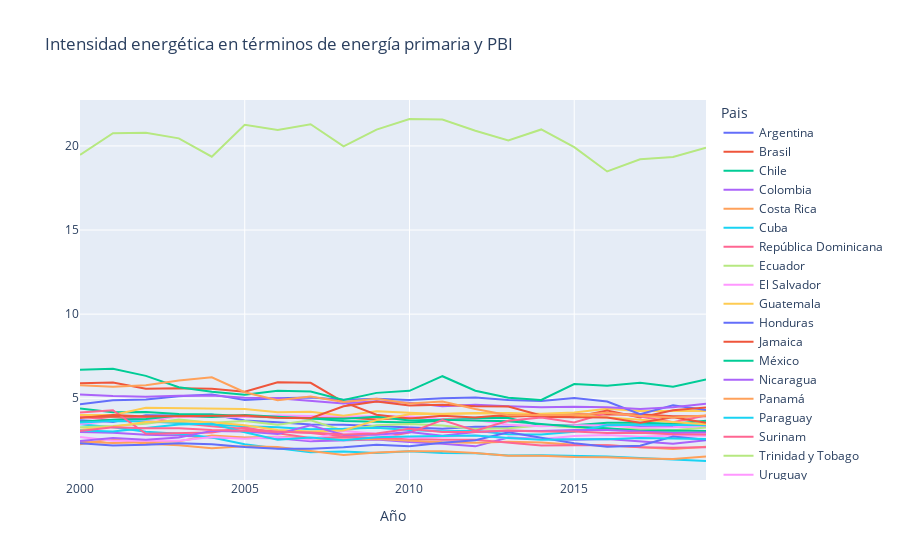

Source (notebook cell):
### Code cell
df = df[(df['Pais']!= 'Canadá') & (df['Pais']!= 'Estados Unidos')].copy()
columna = 'intensidad_energetica_medida_en_terminos_de_energia_primaria_y_PBI'
fig = px.line(df, 'Anio', columna, color='Pais',
              labels={'Anio':'Año', columna: ''},
              title = 'Intensidad energética en términos de energía primaria y PBI')
fig.show()

### Figure 1 — Plotly figure (JSON) as saved in the notebook; plotly's stock layout.template omitted (floating-point values rounded to 4 significant figures)
{"data": [{"hovertemplate": "Pais=Argentina<br>Año=%{x}<br>=%{y}<extra></extra>", "legendgroup": "Argentina", "line": {"color": "#636efa", "dash": "solid"}, "marker": {"symbol": "circle"}, "mode": "lines", "name": "Argentina", "orientation": "v", "showlegend": true, "type": "scatter", "x": [2000, 2001, 2002, 2003, 2004, 2005, 2006, 2007, 2008, 2009, 2010, 2011, 2012, 2013, 2014, 2015, 2016, 2017, 2018, 2019], "xaxis": "x", "y": [3.69, 3.59, 3.99, 3.97, 4.04, 3.68, 3.58, 3.44, 3.42, 3.35, 3.26, 3.18, 3.3, 3.31, 3.4, 3.36, 3.41, 3.32, 3.31, 3.35], "yaxis": "y"}, {"hovertemplate": "Pais=Brasil<br>Año=%{x}<br>=%{y}<extra></extra>", "legendgroup": "Brasil", "line": {"color": "#EF553B", "dash": "solid"}, "marker": {"symbol": "circle"}, "mode": "lines", "name": "Brasil", "orientation": "v", "showlegend": true, "type": "scatter", "x": [2000, 2001, 2002, 2003, 2004, 2005, 2006, 2007, 2008, 2009, 2010, 2011, 2012, 2013, 2014, 2015, 2016, 2017, 2018, 2019], "xaxis": "x", "y": [3.88, 3.9, 3.89, 3.91, 3.9, 3.88, 3.86, 3.84, 3.86, 3.74, 3.85, 3.75, 3.82, 3.88, 3.98, 4.05, 4.03, 4.05, 3.93, 3.93], "yaxis": "y"}, {"hovertemplate": "Pais=Chile<br>Año=%{x}<br>=%{y}<extra></extra>", "legendgroup": "Chile", "line": {"color": "#00cc96", "dash": "solid"}, "marker": {"symbol": "circle"}, "mode": "lines", "name": "Chile", "orientation": "v", "showlegend": true, "type": "scatter", "x": [2000, 2001, 2002, 2003, 2004, 2005, 2006, 2007, 2008, 2009, 2010, 2011, 2012, 2013, 2014, 2015, 2016, 2017, 2018, 2019], "xaxis": "x", "y": [4.39, 4.17, 4.19, 4.07, 4.04, 3.94, 3.86, 3.81, 3.65, 3.61, 3.56, 3.66, 3.84, 3.82, 3.39, 3.39, 3.54, 3.55, 3.49, 3.66], "yaxis": "y"}, {"hovertemplate": "Pais=Colombia<br>Año=%{x}<br>=%{y}<extra></extra>", "legendgroup": "Colombia", "line": {"color": "#ab63fa", "dash": "solid"}, "marker": {"symbol": "circle"}, "mode": "lines", "name": "Colombia", "orientation": "v", "showlegend": true, "type": "scatter", "x": [2000, 2001, 2002, 2003, 2004, 2005, 2006, 2007, 2008, 2009, 2010, 2011, 2012, 2013, 2014, 2015, 2016, 2017, 2018, 2019], "xaxis": "x", "y": [3, 2.95, 2.83, 2.78, 2.66, 2.65, 2.62, 2.44, 2.48, 2.55, 2.4, 2.3, 2.14, 2.66, 2.58, 2.53, 2.58, 2.44, 2.29, 2.51], "yaxis": "y"}, {"hovertemplate": "Pais=Costa Rica<br>Año=%{x}<br>=%{y}<extra></extra>", "legendgroup": "Costa Rica", "line": {"color": "#FFA15A", "dash": "solid"}, "marker": {"symbol": "circle"}, "mode": "lines", "name": "Costa Rica", "orientation": "v", "showlegend": true, "type": "scatter", "x": [2000, 2001, 2002, 2003, 2004, 2005, 2006, 2007, 2008, 2009, 2010, 2011, 2012, 2013, 2014, 2015, 2016, 2017, 2018, 2019], "xaxis": "x", "y": [2.41, 2.34, 2.39, 2.44, 2.78, 2.67, 2.71, 2.64, 2.54, 2.58, 2.47, 2.38, 2.36, 2.42, 2.37, 2.23, 2.2, 2.09, 1.98, 2.11], "yaxis": "y"}, {"hovertemplate": "Pais=Cuba<br>Año=%{x}<br>=%{y}<extra></extra>", "legendgroup": "Cuba", "line": {"color": "#19d3f3", "dash": "solid"}, "marker": {"symbol": "circle"}, "mode": "lines", "name": "Cuba", "orientation": "v", "showlegend": true, "type": "scatter", "x": [2000, 2001, 2002, 2003, 2004, 2005, 2006, 2007, 2008, 2009, 2010, 2011, 2012, 2013, 2014, 2015, 2016, 2017, 2018, 2019], "xaxis": "x", "y": [3.46, 3.28, 3.01, 2.89, 2.67, 2.27, 2.02, 1.79, 1.83, 1.75, 1.85, 1.74, 1.73, 1.6, 1.61, 1.57, 1.54, 1.45, 1.37, 1.27], "yaxis": "y"}, {"hovertemplate": "Pais=República Dominicana<br>Año=%{x}<br>=%{y}<extra></extra>", "legendgroup": "República Dominicana", "line": {"color": "#FF6692", "dash": "solid"}, "marker": {"symbol": "circle"}, "mode": "lines", "name": "República Dominicana", "orientation": "v", "showlegend": true, "type": "scatter", "x": [2000, 2001, 2002, 2003, 2004, 2005, 2006, 2007, 2008, 2009, 2010, 2011, 2012, 2013, 2014, 2015, 2016, 2017, 2018, 2019], "xaxis": "x", "y": [3.9, 3.7, 3.87, 3.53, 3.34, 3.19, 3.03, 2.93, 2.73, 2.64, 2.57, 2.54, 2.54, 2.36, 2.19, 2.21, 2.21, 2.09, 2.06, 2.08], "yaxis": "y"}, {"hovertemplate": "Pais=Ecuador<br>Año=%{x}<br>=%{y}<extra></extra>", "legendgroup": "Ecuador", "line": {"color": "#B6E880", "dash": "solid"}, "marker": {"symbol": "circle"}, "mode": "lines", "name": "Ecuador", "orientation": "v", "showlegend": true, "type": "scatter", "x": [2000, 2001, 2002, 2003, 2004, 2005, 2006, 2007, 2008, 2009, 2010, 2011, 2012, 2013, 2014, 2015, 2016, 2017, 2018, 2019], "xaxis": "x", "y": [3.27, 3.35, 3.48, 3.73, 3.54, 3.65, 3.43, 3.69, 3.07, 3.39, 3.47, 3.38, 3.17, 3.21, 3.38, 3.26, 3.16, 3.18, 3.1, 3.26], "yaxis": "y"}, {"hovertemplate": "Pais=El Salvador<br>Año=%{x}<br>=%{y}<extra></extra>", "legendgroup": "El Salvador", "line": {"color": "#FF97FF", "dash": "solid"}, "marker": {"symbol": "circle"}, "mode": "lines", "name": "El Salvador", "orientation": "v", "showlegend": true, "type": "scatter", "x": [2000, 2001, 2002, 2003, 2004, 2005, 2006, 2007, 2008, 2009, 2010, 2011, 2012, 2013, 2014, 2015, 2016, 2017, 2018, 2019], "xaxis": "x", "y": [3.47, 3.65, 3.69, 3.9, 3.9, 3.89, 3.98, 3.95, 3.91, 3.93, 3.91, 3.75, 3.71, 3.43, 3.33, 3.39, 3.38, 3.25, 3.27, 3.37], "yaxis": "y"}, {"hovertemplate": "Pais=Guatemala<br>Año=%{x}<br>=%{y}<extra></extra>", "legendgroup": "Guatemala", "line": {"color": "#FECB52", "dash": "solid"}, "marker": {"symbol": "circle"}, "mode": "lines", "name": "Guatemala", "orientation": "v", "showlegend": true, "type": "scatter", "x": [2000, 2001, 2002, 2003, 2004, 2005, 2006, 2007, 2008, 2009, 2010, 2011, 2012, 2013, 2014, 2015, 2016, 2017, 2018, 2019], "xaxis": "x", "y": [4, 4.01, 4.43, 4.4, 4.4, 4.36, 4.17, 4.2, 3.96, 4.22, 4.14, 4.06, 4.13, 4.09, 4.08, 4.16, 4.37, 4.24, 4.25, 4.24], "yaxis": "y"}, {"hovertemplate": "Pais=Honduras<br>Año=%{x}<br>=%{y}<extra></extra>", "legendgroup": "Honduras", "line": {"color": "#636efa", "dash": "solid"}, "marker": {"symbol": "circle"}, "mode": "lines", "name": "Honduras", "orientation": "v", "showlegend": true, "type": "scatter", "x": [2000, 2001, 2002, 2003, 2004, 2005, 2006, 2007, 2008, 2009, 2010, 2011, 2012, 2013, 2014, 2015, 2016, 2017, 2018, 2019], "xaxis": "x", "y": [4.65, 4.88, 4.93, 5.12, 5.23, 4.89, 5, 5.04, 4.91, 4.97, 4.9, 5, 5.05, 4.9, 4.83, 5.02, 4.81, 4.05, 4.58, 4.3], "yaxis": "y"}, {"hovertemplate": "Pais=Jamaica<br>Año=%{x}<br>=%{y}<extra></extra>", "legendgroup": "Jamaica", "line": {"color": "#EF553B", "dash": "solid"}, "marker": {"symbol": "circle"}, "mode": "lines", "name": "Jamaica", "orientation": "v", "showlegend": true, "type": "scatter", "x": [2000, 2001, 2002, 2003, 2004, 2005, 2006, 2007, 2008, 2009, 2010, 2011, 2012, 2013, 2014, 2015, 2016, 2017, 2018, 2019], "xaxis": "x", "y": [5.89, 5.93, 5.56, 5.6, 5.56, 5.39, 5.95, 5.92, 4.77, 4.02, 3.8, 3.96, 3.85, 4.02, 3.89, 3.87, 4.27, 3.86, 4.28, 4.45], "yaxis": "y"}, {"hovertemplate": "Pais=México<br>Año=%{x}<br>=%{y}<extra></extra>", "legendgroup": "México", "line": {"color": "#00cc96", "dash": "solid"}, "marker": {"symbol": "circle"}, "mode": "lines", "name": "México", "orientation": "v", "showlegend": true, "type": "scatter", "x": [2000, 2001, 2002, 2003, 2004, 2005, 2006, 2007, 2008, 2009, 2010, 2011, 2012, 2013, 2014, 2015, 2016, 2017, 2018, 2019], "xaxis": "x", "y": [3.6, 3.72, 3.76, 3.97, 3.89, 4.01, 3.9, 3.8, 3.78, 3.9, 3.68, 3.72, 3.68, 3.64, 3.47, 3.3, 3.21, 3.07, 3.09, 3.06], "yaxis": "y"}, {"hovertemplate": "Pais=Nicaragua<br>Año=%{x}<br>=%{y}<extra></extra>", "legendgroup": "Nicaragua", "line": {"color": "#ab63fa", "dash": "solid"}, "marker": {"symbol": "circle"}, "mode": "lines", "name": "Nicaragua", "orientation": "v", "showlegend": true, "type": "scatter", "x": [2000, 2001, 2002, 2003, 2004, 2005, 2006, 2007, 2008, 2009, 2010, 2011, 2012, 2013, 2014, 2015, 2016, 2017, 2018, 2019], "xaxis": "x", "y": [5.23, 5.13, 5.09, 5.15, 5.16, 5.03, 5, 4.84, 4.69, 4.82, 4.73, 4.53, 4.61, 4.53, 4.46, 4.5, 4.46, 4.36, 4.46, 4.68], "yaxis": "y"}, {"hovertemplate": "Pais=Panamá<br>Año=%{x}<br>=%{y}<extra></extra>", "legendgroup": "Panamá", "line": {"color": "#FFA15A", "dash": "solid"}, "marker": {"symbol": "circle"}, "mode": "lines", "name": "Panamá", "orientation": "v", "showlegend": true, "type": "scatter", "x": [2000, 2001, 2002, 2003, 2004, 2005, 2006, 2007, 2008, 2009, 2010, 2011, 2012, 2013, 2014, 2015, 2016, 2017, 2018, 2019], "xaxis": "x", "y": [2.27, 2.58, 2.29, 2.2, 2.03, 2.14, 2.1, 1.87, 1.63, 1.77, 1.85, 1.85, 1.74, 1.58, 1.58, 1.51, 1.49, 1.42, 1.39, 1.54], "yaxis": "y"}, {"hovertemplate": "Pais=Paraguay<br>Año=%{x}<br>=%{y}<extra></extra>", "legendgroup": "Paraguay", "line": {"color": "#19d3f3", "dash": "solid"}, "marker": {"symbol": "circle"}, "mode": "lines", "name": "Paraguay", "orientation": "v", "showlegend": true, "type": "scatter", "x": [2000, 2001, 2002, 2003, 2004, 2005, 2006, 2007, 2008, 2009, 2010, 2011, 2012, 2013, 2014, 2015, 2016, 2017, 2018, 2019], "xaxis": "x", "y": [3.56, 3.65, 3.62, 3.55, 3.44, 3.33, 3.27, 3.16, 3.18, 3.25, 3.12, 3.04, 3.07, 2.86, 2.84, 3.01, 3.4, 3.42, 3.4, 3.39], "yaxis": "y"}, {"hovertemplate": "Pais=Surinam<br>Año=%{x}<br>=%{y}<extra></extra>", "legendgroup": "Surinam", "line": {"color": "#FF6692", "dash": "solid"}, "marker": {"symbol": "circle"}, "mode": "lines", "name": "Surinam", "orientation": "v", "showlegend": true, "type": "scatter", "x": [2000, 2001, 2002, 2003, 2004, 2005, 2006, 2007, 2008, 2009, 2010, 2011, 2012, 2013, 2014, 2015, 2016, 2017, 2018, 2019], "xaxis": "x", "y": [4.15, 4.29, 2.89, 2.91, 2.96, 3.26, 2.92, 2.64, 2.68, 2.62, 2.96, 3.7, 3.07, 3.66, 3.85, 3.56, 4.14, 3.91, 3.57, 3.97], "yaxis": "y"}, {"hovertemplate": "Pais=Trinidad y Tobago<br>Año=%{x}<br>=%{y}<extra></extra>", "legendgroup": "Trinidad y Tobago", "line": {"color": "#B6E880", "dash": "solid"}, "marker": {"symbol": "circle"}, "mode": "lines", "name": "Trinidad y Tobago", "orientation": "v", "showlegend": true, "type": "scatter", "x": [2000, 2001, 2002, 2003, 2004, 2005, 2006, 2007, 2008, 2009, 2010, 2011, 2012, 2013, 2014, 2015, 2016, 2017, 2018, 2019], "xaxis": "x", "y": [19.47, 20.76, 20.78, 20.45, 19.36, 21.26, 20.95, 21.29, 19.97, 20.97, 21.6, 21.57, 20.9, 20.32, 20.98, 19.93, 18.48, 19.21, 19.34, 19.9], "yaxis": "y"}, {"hovertemplate": "Pais=Uruguay<br>Año=%{x}<br>=%{y}<extra></extra>", "legendgroup": "Uruguay", "line": {"color": "#FF97FF", "dash": "solid"}, "marker": {"symbol": "circle"}, "mode": "lines", "name": "Uruguay", "orientation": "v", "showlegend": true, "type": "scatter", "x": [2000, 2001, 2002, 2003, 2004, 2005, 2006, 2007, 2008, 2009, 2010, 2011, 2012, 2013, 2014, 2015, 2016, 2017, 2018, 2019], "xaxis": "x", "y": [2.7, 2.47, 2.48, 2.48, 2.69, 2.6, 2.7, 2.53, 3.05, 2.89, 2.63, 2.71, 2.79, 2.62, 2.58, 2.75, 2.82, 2.71, 2.79, 2.77], "yaxis": "y"}, {"hovertemplate": "Pais=Antigua y Barbuda<br>Año=%{x}<br>=%{y}<extra></extra>", "legendgroup": "Antigua y Barbuda", "line": {"color": "#FECB52", "dash": "solid"}, "marker": {"symbol": "circle"}, "mode": "lines", "name": "Antigua y Barbuda", "orientation": "v", "showlegend": true, "type": "scatter", "x": [2000, 2001, 2002, 2003, 2004, 2005, 2006, 2007, 2008, 2009, 2010, 2011, 2012, 2013, 2014, 2015, 2016, 2017, 2018, 2019], "xaxis": "x", "y": [3.13, 3.31, 3.59, 3.63, 3.57, 3.4, 3.12, 3.02, 3.08, 3.7, 4.05, 4.08, 4.08, 4.13, 4.01, 3.98, 3.85, 3.73, 3.57, 3.45], "yaxis": "y"}, {"hovertemplate": "Pais=Bahamas<br>Año=%{x}<br>=%{y}<extra></extra>", "legendgroup": "Bahamas", "line": {"color": "#636efa", "dash": "solid"}, "marker": {"symbol": "circle"}, "mode": "lines", "name": "Bahamas", "orientation": "v", "showlegend": true, "type": "scatter", "x": [2000, 2001, 2002, 2003, 2004, 2005, 2006, 2007, 2008, 2009, 2010, 2011, 2012, 2013, 2014, 2015, 2016, 2017, 2018, 2019], "xaxis": "x", "y": [2.33, 2.19, 2.23, 2.32, 2.27, 2.1, 2, 2, 2.08, 2.23, 2.14, 2.35, 2.5, 2.98, 2.65, 2.33, 2.12, 2.18, 2.72, 2.53], "yaxis": "y"}, {"hovertemplate": "Pais=Barbados<br>Año=%{x}<br>=%{y}<extra></extra>", "legendgroup": "Barbados", "line": {"color": "#EF553B", "dash": "solid"}, "marker": {"symbol": "circle"}, "mode": "lines", "name": "Barbados", "orientation": "v", "showlegend": true, "type": "scatter", "x": [2000, 2001, 2002, 2003, 2004, 2005, 2006, 2007, 2008, 2009, 2010, 2011, 2012, 2013, 2014, 2015, 2016, 2017, 2018, 2019], "xaxis": "x", "y": [3.83, 4.01, 3.91, 3.92, 3.97, 3.97, 3.84, 3.81, 4.52, 4.81, 4.57, 4.61, 4.53, 4.51, 3.98, 3.87, 3.86, 3.55, 3.87, 3.54], "yaxis": "y"}, {"hovertemplate": "Pais=Belice<br>Año=%{x}<br>=%{y}<extra></extra>", "legendgroup": "Belice", "line": {"color": "#00cc96", "dash": "solid"}, "marker": {"symbol": "circle"}, "mode": "lines", "name": "Belice", "orientation": "v", "showlegend": true, "type": "scatter", "x": [2000, 2001, 2002, 2003, 2004, 2005, 2006, 2007, 2008, 2009, 2010, 2011, 2012, 2013, 2014, 2015, 2016, 2017, 2018, 2019], "xaxis": "x", "y": [6.7, 6.75, 6.33, 5.66, 5.39, 5.21, 5.45, 5.4, 4.9, 5.32, 5.44, 6.31, 5.45, 5.03, 4.9, 5.84, 5.75, 5.92, 5.69, 6.12], "yaxis": "y"}, {"hovertemplate": "Pais=Dominica<br>Año=%{x}<br>=%{y}<extra></extra>", "legendgroup": "Dominica", "line": {"color": "#ab63fa", "dash": "solid"}, "marker": {"symbol": "circle"}, "mode": "lines", "name": "Dominica", "orientation": "v", "showlegend": true, "type": "scatter", "x": [2000, 2001, 2002, 2003, 2004, 2005, 2006, 2007, 2008, 2009, 2010, 2011, 2012, 2013, 2014, 2015, 2016, 2017, 2018, 2019], "xaxis": "x", "y": [2.46, 2.63, 2.54, 2.67, 3.06, 3.02, 2.88, 3.39, 2.82, 2.83, 2.99, 2.77, 2.99, 3.07, 3.05, 3.12, 3.12, 3.02, 2.94, 2.97], "yaxis": "y"}, {"hovertemplate": "Pais=Guyana<br>Año=%{x}<br>=%{y}<extra></extra>", "legendgroup": "Guyana", "line": {"color": "#FFA15A", "dash": "solid"}, "marker": {"symbol": "circle"}, "mode": "lines", "name": "Guyana", "orientation": "v", "showlegend": true, "type": "scatter", "x": [2000, 2001, 2002, 2003, 2004, 2005, 2006, 2007, 2008, 2009, 2010, 2011, 2012, 2013, 2014, 2015, 2016, 2017, 2018, 2019], "xaxis": "x", "y": [5.78, 5.69, 5.78, 6.06, 6.25, 5.36, 4.88, 5.1, 4.78, 4.97, 4.69, 4.8, 4.36, 3.99, 4.01, 4, 4.14, 3.95, 3.86, 3.98], "yaxis": "y"}, {"hovertemplate": "Pais=San Cristóbal y Nieves<br>Año=%{x}<br>=%{y}<extra></extra>", "legendgroup": "San Cristóbal y Nieves", "line": {"color": "#19d3f3", "dash": "solid"}, "marker": {"symbol": "circle"}, "mode": "lines", "name": "San Cristóbal y Nieves", "orientation": "v", "showlegend": true, "type": "scatter", "x": [2000, 2001, 2002, 2003, 2004, 2005, 2006, 2007, 2008, 2009, 2010, 2011, 2012, 2013, 2014, 2015, 2016, 2017, 2018, 2019], "xaxis": "x", "y": [3.09, 3.02, 3.23, 3.44, 3.49, 2.98, 2.54, 2.67, 2.51, 2.68, 2.73, 2.77, 2.78, 2.64, 2.53, 2.56, 2.56, 2.63, 2.59, 2.58], "yaxis": "y"}, {"hovertemplate": "Pais=Santa Lucía<br>Año=%{x}<br>=%{y}<extra></extra>", "legendgroup": "Santa Lucía", "line": {"color": "#FF6692", "dash": "solid"}, "marker": {"symbol": "circle"}, "mode": "lines", "name": "Santa Lucía", "orientation": "v", "showlegend": true, "type": "scatter", "x": [2000, 2001, 2002, 2003, 2004, 2005, 2006, 2007, 2008, 2009, 2010, 2011, 2012, 2013, 2014, 2015, 2016, 2017, 2018, 2019], "xaxis": "x", "y": [3.06, 3.28, 3.22, 3.22, 3.11, 3.07, 3, 2.97, 2.84, 2.9, 3.18, 2.99, 3, 3.09, 3.03, 3.03, 2.93, 2.95, 2.86, 2.84], "yaxis": "y"}], "layout": {"legend": {"title": {"text": "Pais"}, "tracegroupgap": 0}, "title": {"text": "Intensidad energética en términos de energía primaria y PBI"}, "xaxis": {"anchor": "y", "domain": [0, 1], "title": {"text": "Año"}}, "yaxis": {"anchor": "x", "domain": [0, 1], "title": {"text": ""}}}}
